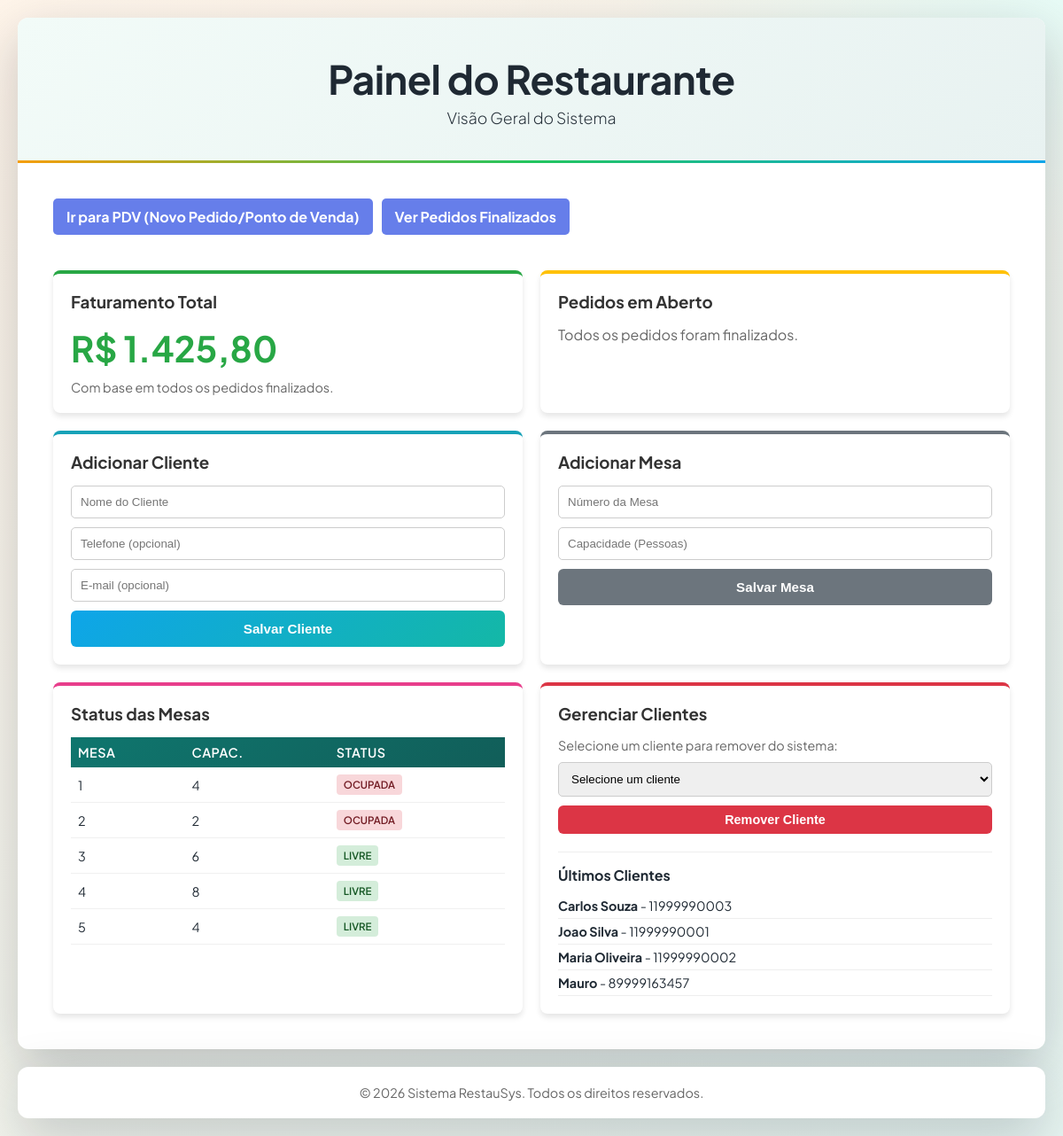
Before: / with the older database file.
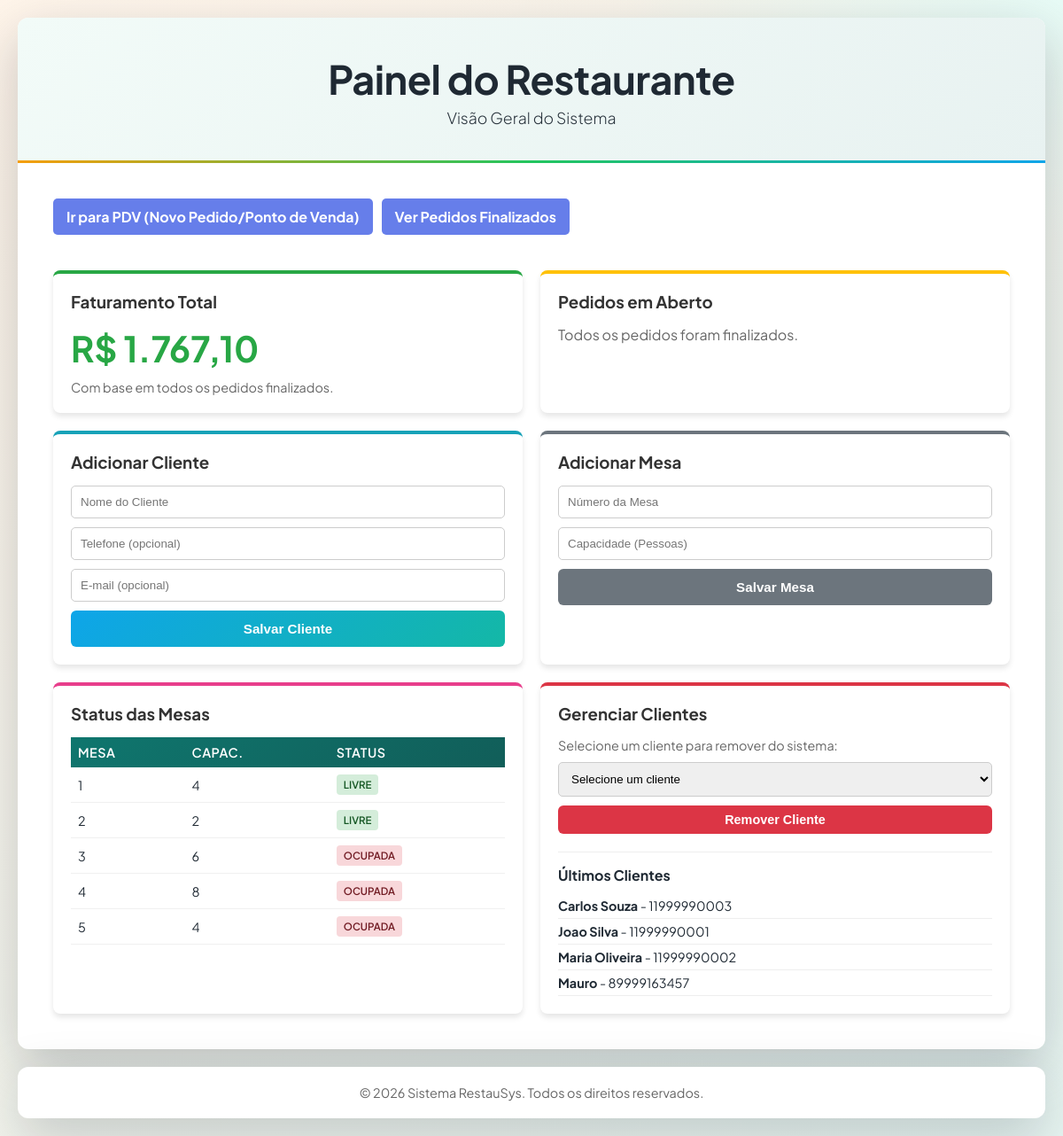
After: the same page with the newer database file.
### tables this page shows
CREATE TABLE mesas (
    id_mesa INTEGER PRIMARY KEY AUTOINCREMENT,
    numero INTEGER NOT NULL UNIQUE,
    capacidade INTEGER NOT NULL,
    status TEXT NOT NULL DEFAULT 'livre' CHECK (status IN ('livre','ocupada','reservada'))
);

### config/config.php (called while the page is built, shortened)
<?php
$pdo = initialize_database(DB_PATH, false);
function query_one(string $sql, array $params = []): ?array
{
    global $pdo;
    $stmt = $pdo->prepare($sql);
    $stmt->execute($params);
    return $stmt->fetch() ?: null;
}
function query_all(string $sql, array $params = []): array
{
    global $pdo;
    $stmt = $pdo->prepare($sql);
    $stmt->execute($params);
    return $stmt->fetchAll() ?: [];
}

### index.php (the view, shortened to what the changed rows need)
<?php
require_once __DIR__ . "/config/config.php";
$faturamento = query_one("SELECT SUM(ip.quantidade * ip.preco_unitario) as total
                          FROM itens_pedido ip
                          JOIN pedidos p ON ip.id_pedido = p.id_pedido
                          WHERE p.status = 'fechado'");
$total_faturamento = $faturamento["total"] ?? 0;
$mesas = query_all("SELECT * FROM mesas ORDER BY numero ASC");
?>
<!DOCTYPE html>
<html lang="pt-BR">
<head>
    <link rel="stylesheet" href="css/style.css">
</head>
<body>
    <div class="container">
        <header>
            <div class="header-content">
                <h1>Painel do Restaurante</h1>
            </div>
        </header>
        <main>
            <div class="dashboard-grid">
                <div class="card" style="border-top-color: #28a745;">
                    <h3>Faturamento Total</h3>
                    <p style="font-size: 2.5em; font-weight: bold; color: #28a745;">R$ <?=number_format($total_faturamento, 2, ",", ".")?></p>
                    <p style="color: #666; font-size: 0.9em; margin-top: 10px;">Com base em todos os pedidos finalizados.</p>
                </div>
                <div class="card" style="grid-column: span 1; border-top-color: #e83e8c;">
                    <div style="max-height: 250px; overflow-y: auto;">
                        <table class="tabela pequena">
                            <thead>
                                <tr>
                                    <th>Mesa</th>
                                    <th>Capac.</th>
                                    <th>Status</th>
                                </tr>
                            </thead>
                            <tbody>
                                <?php foreach($mesas as $m): ?>
                                <tr>
                                    <td><?=$m["numero"]?></td>
                                    <td><?=$m["capacidade"]?></td>
                                    <td>
                                        <span class="status-badge status-<?=$m["status"]?>"><?=$m["status"]?></span>
                                    </td>
                                </tr>
                                <?php endforeach; ?>
                            </tbody>
                        </table>
                    </div>
                </div>
            </div>
        </main>
    </div>
</body>
</html>

Changed rows visible on the page:
changed mesas (number 1 of 5 on the later page): status "OCUPADA" → "LIVRE"
changed mesas (number 2 of 5 on the later page): status "OCUPADA" → "LIVRE"
changed mesas (number 3 of 5 on the later page): status "LIVRE" → "OCUPADA"
changed mesas (number 4 of 5 on the later page): status "LIVRE" → "OCUPADA"
changed mesas (number 5 of 5 on the later page): status "LIVRE" → "OCUPADA"
Other visible differences:
$total_faturamento: "1.425,80" → "1.767,10"
